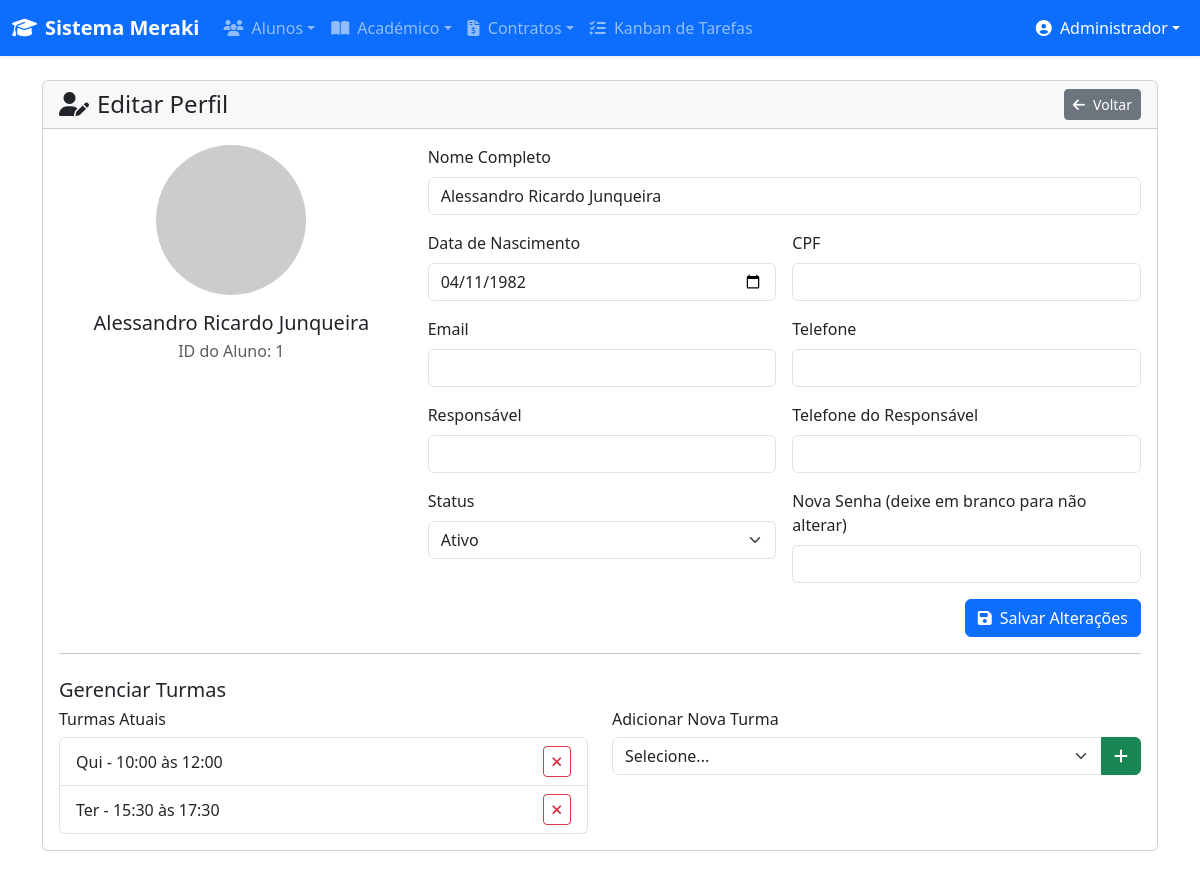
The app's page /editar_aluno.php?id=1 (signed in), older data.
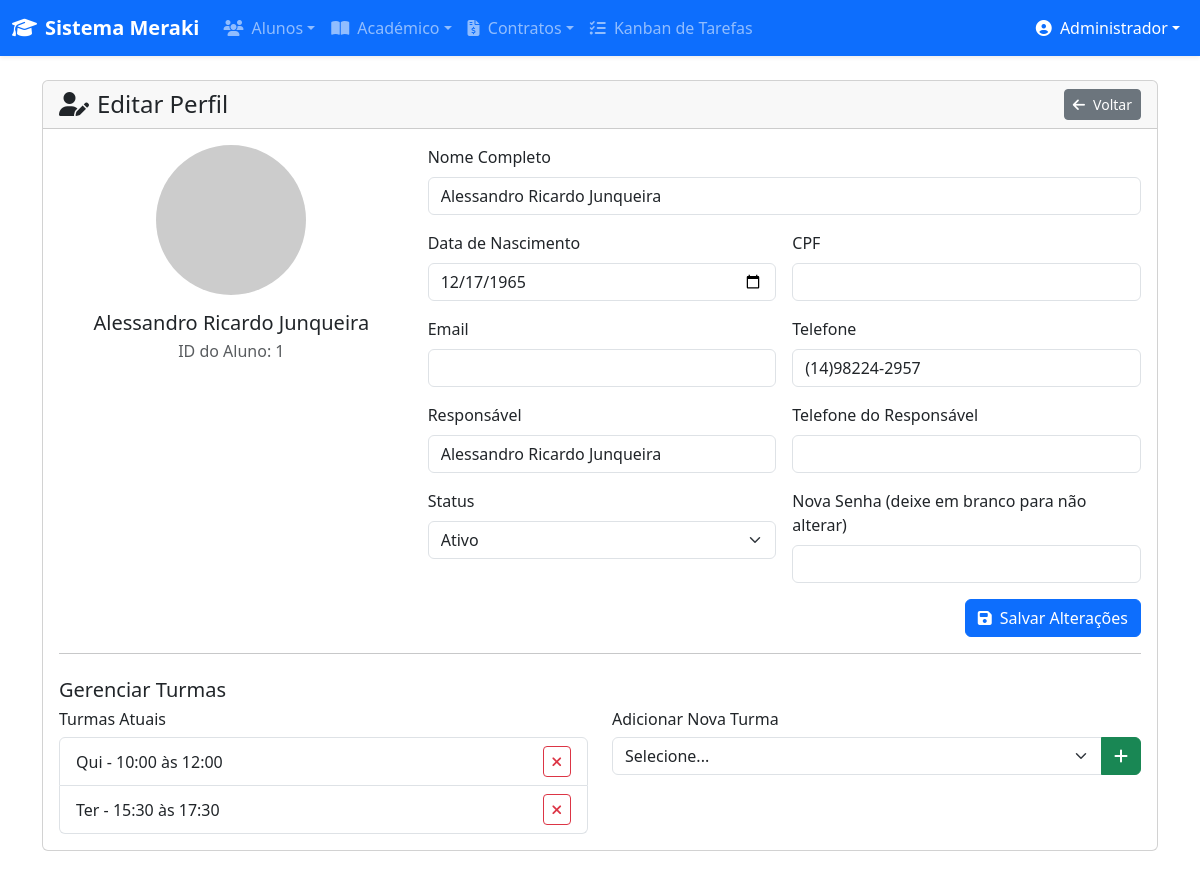
The same page, newer data.
### tables this page shows
CREATE TABLE `alunos` (
  `id` int(11) NOT NULL,
  `nome` varchar(100) NOT NULL,
  `codigo_original` varchar(10) DEFAULT NULL,
  `turma_original` varchar(100) DEFAULT NULL,
  `idade` int(11) DEFAULT NULL,
  `telefone` varchar(20) DEFAULT NULL,
  `cpf` varchar(20) DEFAULT NULL,
  `senha` varchar(255) DEFAULT NULL,
  `foto_perfil` varchar(255) DEFAULT NULL,
  `pontos_fidelidade` int(11) DEFAULT '0',
  `responsavel` varchar(100) DEFAULT NULL,
  `telefone_responsavel` varchar(20) DEFAULT NULL,
  `status` varchar(30) DEFAULT NULL,
  `data_status` date DEFAULT NULL,
  `email` varchar(100) DEFAULT NULL,
  `data_nascimento` date DEFAULT NULL,
  `tipo_aluno_id` int(11) NOT NULL,
  `turma_id` int(11) DEFAULT NULL,
  `data_cadastro` datetime DEFAULT CURRENT_TIMESTAMP,
  `observacoes` text,
  `curso_id` int(11) DEFAULT NULL
);

### editar_aluno.php (the view, shortened to what the changed rows need)
<?php
require 'conexao.php';
$aluno_id = filter_input(INPUT_GET, 'id', FILTER_VALIDATE_INT);
$aluno = $pdo->prepare("SELECT * FROM alunos WHERE id = ?");
$aluno->execute([$aluno_id]);
$aluno = $aluno->fetch(PDO::FETCH_ASSOC);
?>
<!DOCTYPE html>
<html lang="pt-BR">
<head>
    <link href="https://cdn.jsdelivr.net/npm/bootstrap@5.3.3/dist/css/bootstrap.min.css" rel="stylesheet">
    <link href="https://cdnjs.cloudflare.com/ajax/libs/font-awesome/6.4.0/css/all.min.css" rel="stylesheet">
</head>
<body>
<div class="container mt-4 mb-5">
    <div class="card">
        <div class="card-body">
            <div class="row">
                <div class="col-md-4 text-center">
                    <?php
                        $foto_path = (!empty($aluno['foto_perfil']) && file_exists($aluno['foto_perfil']))
                            ? $aluno['foto_perfil']
                            : 'https://i.pravatar.cc/300?u=' . $aluno['id'];
                    ?>
                    <img src="<?php echo $foto_path; ?>" alt="Foto do Aluno" class="img-fluid rounded-circle mb-3" style="width: 150px; height: 150px; object-fit: cover;">
                    <h5 class="mb-1"><?php echo htmlspecialchars($aluno['nome']); ?></h5>
                    <p class="text-muted">ID do Aluno: <?php echo $aluno['id']; ?></p>
                </div>
                <div class="col-md-8">
                    <form method="POST">
                        <div class="row g-3">
                            <div class="col-12"><label class="form-label">Nome Completo</label><input type="text" class="form-control" name="nome" value="<?php echo htmlspecialchars($aluno['nome']); ?>" required></div>
                            <div class="col-md-6"><label class="form-label">Data de Nascimento</label><input type="date" class="form-control" name="data_nascimento" value="<?php echo htmlspecialchars($aluno['data_nascimento']); ?>"></div>
                            <div class="col-md-6"><label class="form-label">Telefone</label><input type="tel" class="form-control" name="telefone" value="<?php echo htmlspecialchars($aluno['telefone'] ?? ''); ?>"></div>
                            <div class="col-md-6"><label class="form-label">Responsável</label><input type="text" class="form-control" name="responsavel" value="<?php echo htmlspecialchars($aluno['responsavel'] ?? ''); ?>"></div>
                            <div class="col-md-6"><label class="form-label">Status</label><select class="form-select" name="status"><option value="Ativo" <?php echo $aluno['status'] === 'Ativo' ? 'selected' : ''; ?>>Ativo</option></select></div>
                        </div>
                    </form>
                </div>
            </div>
        </div>
    </div>
</div>
</body>
</html>

Row changes from the older to the newer data that the page shows:
changed alunos "Alessandro Ricardo Junqueira": data_nascimento "04/11/1982" → "12/17/1965"; telefone (not shown) → "(14)98224-2957"; responsavel (not shown) → "Alessandro Ricardo Junqueira"; status (not shown) → "Ativo"
Text that changed along with them:
form field status: "Ativo" → (not shown)
